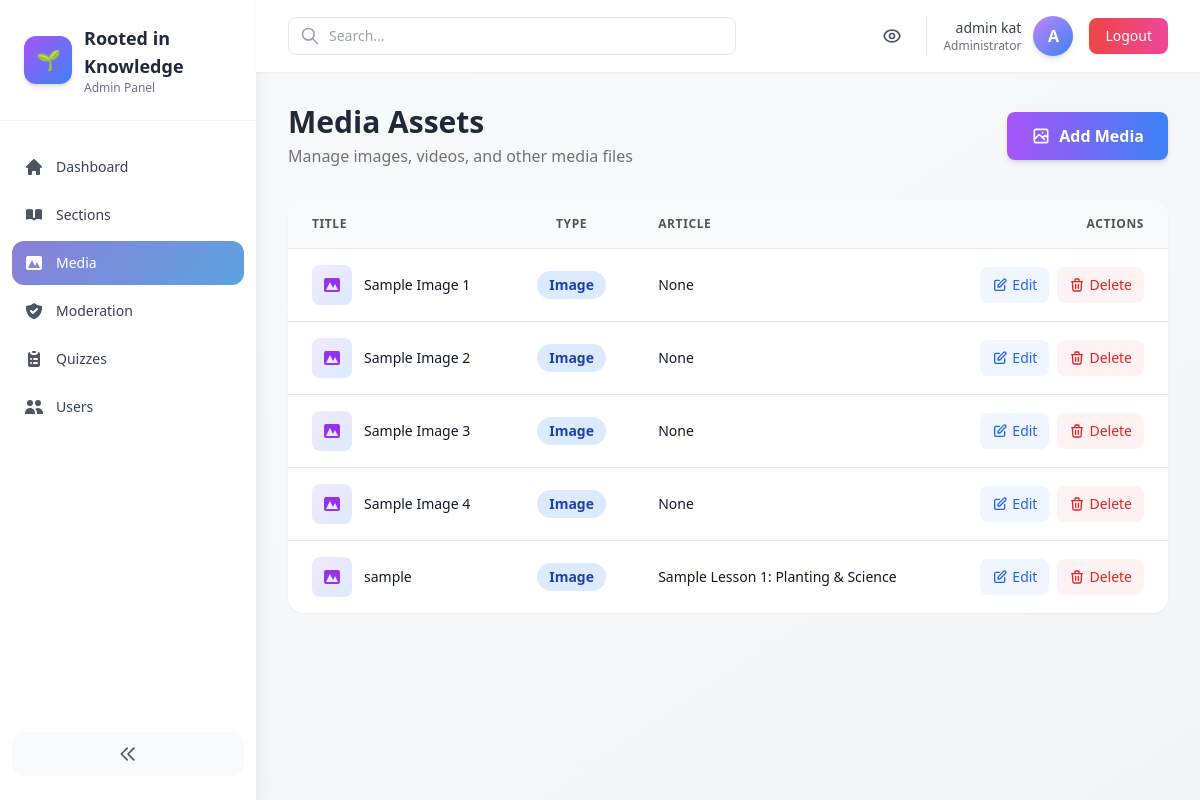
The page /admin-panel/media/ (signed in) on the database as committed earlier.
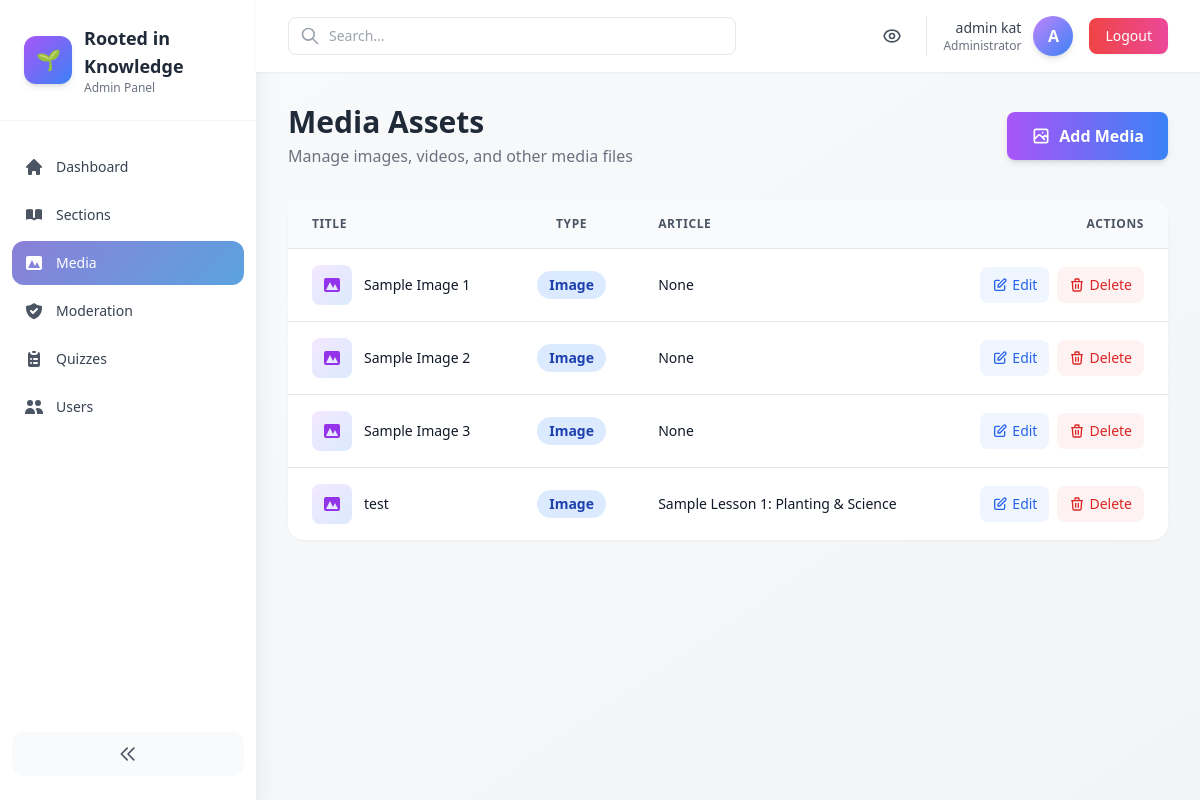
The same page on the database as committed later.
### core/models.py (models this page shows, shortened)
class MediaAsset(models.Model):
    TYPE_CHOICES = [
        ('image', 'Image'),
        ('video', 'Video'),
        ('pdf', 'Document/PDF'),
        ('other', 'Other'),
    ]
    title = models.CharField(max_length=200)
    asset_type = models.CharField(max_length=20, choices=TYPE_CHOICES, default='image')
    file = models.FileField(upload_to='media_assets/', blank=True, null=True)
    url = models.URLField(blank=True, null=True)
    article = models.ForeignKey(Article, on_delete=models.SET_NULL, null=True, blank=True)
    uploaded_by = models.ForeignKey(settings.AUTH_USER_MODEL, on_delete=models.SET_NULL, null=True, blank=True)
    created_at = models.DateTimeField(auto_now_add=True)

class Article(models.Model):
    CATEGORY_CHOICES = [
        ('planting', 'Planting & Science'),
        ('culture', 'Culture & History'),
        ('economics', 'Economics & Sustainability'),
        ('creative', 'Creative Minasa'),
    ]
    title = models.CharField(max_length=200)
    slug = models.SlugField(unique=True)
    category = models.CharField(max_length=50, choices=CATEGORY_CHOICES)
    excerpt = models.TextField(blank=True)
    content = models.TextField()
    video = models.FileField(upload_to='videos/', blank=True, null=True)
    pdf = models.FileField(upload_to='pdfs/', blank=True, null=True)
    created_at = models.DateTimeField(auto_now_add=True)
    def __str__(self):
        return self.title

### core/admin_panel/views.py (the view)
# urls.py: path('admin-panel/media/', admin_views.MediaListView.as_view(), name='admin_media'),
@method_decorator(staff_member_required, name='dispatch')
class MediaListView(ListView):
    model = MediaAsset
    template_name = 'core/admin_panel/media_list.html'
    context_object_name = 'media_list'
    paginate_by = 12
    def get_queryset(self):
        qs = super().get_queryset()
        q = self.request.GET.get('q')
        if q:
            qs = qs.filter(title__icontains=q)
        return qs

### core/templates/core/admin_panel/media_list.html (shortened to what the changed rows need)
{% extends 'core/admin_panel/base.html' %}
{% block content %}
<div class="flex flex-col sm:flex-row sm:items-center sm:justify-between mb-8 gap-4">
  <div>
    <h1 class="text-3xl font-bold text-gray-800">Media Assets</h1>
  </div>
</div>
<div class="bg-white rounded-2xl shadow-sm overflow-hidden">
  <div class="overflow-x-auto">
    <table class="min-w-full divide-y divide-gray-200">
      <thead class="bg-gray-50">
        <tr>
          <th scope="col" class="px-6 py-4 text-left text-xs font-semibold text-gray-600 uppercase tracking-wider">
            Title
          </th>
          <th scope="col" class="px-6 py-4 text-center text-xs font-semibold text-gray-600 uppercase tracking-wider">
            Type
          </th>
          <th scope="col" class="px-6 py-4 text-left text-xs font-semibold text-gray-600 uppercase tracking-wider">
            Article
          </th>
          <th scope="col" class="px-6 py-4 text-right text-xs font-semibold text-gray-600 uppercase tracking-wider">
            Actions
          </th>
        </tr>
      </thead>
      <tbody class="bg-white divide-y divide-gray-200">
        {% for m in media_list %}
          <tr class="hover:bg-gray-50 transition-colors">
            <td class="px-6 py-4 whitespace-nowrap">
              <div class="flex items-center gap-3">
                <div class="w-10 h-10 bg-gradient-to-br from-purple-100 to-blue-100 rounded-lg flex items-center justify-center flex-shrink-0">
                  <svg class="w-5 h-5 text-purple-600" fill="currentColor" viewBox="0 0 20 20">
                    <path fill-rule="evenodd" d="M4 3a2 2 0 00-2 2v10a2 2 0 002 2h12a2 2 0 002-2V5a2 2 0 00-2-2H4zm12 12H4l4-8 3 6 2-4 3 6z" clip-rule="evenodd"></path>
                  </svg>
                </div>
                <div>
                  <div class="text-sm font-medium text-gray-900">{{ m.title }}</div>
                </div>
              </div>
            </td>
            <td class="px-6 py-4 whitespace-nowrap text-center">
              <span class="px-3 py-1 inline-flex text-sm leading-5 font-semibold rounded-full bg-blue-100 text-blue-800">
                {{ m.get_asset_type_display }}
              </span>
            </td>
            <td class="px-6 py-4">
              <div class="text-sm text-gray-900">{{ m.article|truncatewords:8 }}</div>
            </td>
            <td class="px-6 py-4 whitespace-nowrap text-right text-sm font-medium">
              <div class="flex items-center justify-end gap-2">
                <a href="{% url 'core:admin_media_edit' m.pk %}" class="inline-flex items-center gap-1 px-3 py-2 bg-blue-50 text-blue-600 hover:bg-blue-100 rounded-lg transition-colors">
                  <svg class="w-4 h-4" fill="none" stroke="currentColor" viewBox="0 0 24 24">
                    <path stroke-linecap="round" stroke-linejoin="round" stroke-width="2" d="M11 5H6a2 2 0 00-2 2v11a2 2 0 002 2h11a2 2 0 002-2v-5m-1.414-9.414a2 2 0 112.828 2.828L11.828 15H9v-2.828l8.586-8.586z"></path>
                  </svg>
                  Edit
                </a>
                <a href="{% url 'core:admin_media_delete' m.pk %}" class="inline-flex items-center gap-1 px-3 py-2 bg-red-50 text-red-600 hover:bg-red-100 rounded-lg transition-colors">
                  <svg class="w-4 h-4" fill="none" stroke="currentColor" viewBox="0 0 24 24">
                    <path stroke-linecap="round" stroke-linejoin="round" stroke-width="2" d="M19 7l-.867 12.142A2 2 0 0116.138 21H7.862a2 2 0 01-1.995-1.858L5 7m5 4v6m4-6v6m1-10V4a1 1 0 00-1-1h-4a1 1 0 00-1 1v3M4 7h16"></path>
                  </svg>
                  Delete
                </a>
              </div>
            </td>
          </tr>
        {% endfor %}
      </tbody>
    </table>
  </div>
</div>
{% endblock %}

Rows that differ between the two databases and show on the page:
removed MediaAsset: title "Sample Image 4", asset_type "Image", article "None"
removed MediaAsset: title "sample", asset_type "Image", article "Sample Lesson 1: Planting & Science"
added MediaAsset: title "test", asset_type "Image", article "Sample Lesson 1: Planting & Science"
